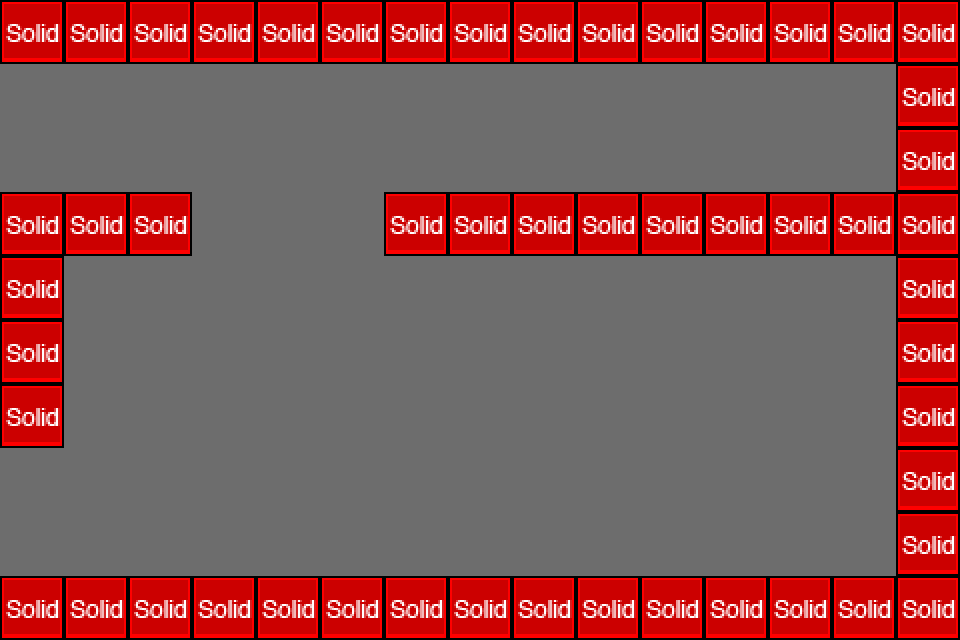

Rendered tile map (Tiled .tmx) drawn with the repository's tilesets; below, a short description and the map source with its tile grids summarised:
An orthogonal 15x10 tile map with 64x64 px tiles, 2 tile layers (foreground, collision), 2 tilesets and 13 objects (7x Coin, 2x Lock, Rock, Down, Key, ...).

<map version="1.0" orientation="orthogonal" width="15" height="10" tilewidth="64" tileheight="64" backgroundcolor="#6d6d6d">
 <properties>
  <property name="gravity" value="up" />
 </properties>
 <tileset firstgid="1" name="sand" tilewidth="64" tileheight="64">
  <image source="../img/map/sand-tiles-64x64.png" width="256" height="320" />
 </tileset>
 <tileset firstgid="21" name="metatiles" tilewidth="64" tileheight="64">
  <image source="../img/map/metatiles-64x64.png" width="320" height="64" />
  <tile id="0">
   <properties>
    <property name="type" value="solid" />
   </properties>
  </tile>
  <tile id="1">
   <properties>
    <property name="type" value="plataform" />
   </properties>
  </tile>
  <tile id="2">
   <properties>
    <property name="type" value="lslope" />
   </properties>
  </tile>
  <tile id="3">
   <properties>
    <property name="type" value="rslope" />
   </properties>
  </tile>
  <tile id="4">
   <properties>
    <property name="type" value="ladder" />
   </properties>
  </tile>
 </tileset>
 <imagelayer name="background" width="15" height="10">
  <image source="background01" />
 </imagelayer>
 <imagelayer name="foreground" width="15" height="10">
  <image source="foreground01" />
 </imagelayer>
 <layer name="foreground" width="15" height="10">
  <data>[150 cells, 48 non-empty, 17 distinct tile ids]</data>
 </layer>
 <layer name="collision" width="15" height="10">
  <data>[150 cells, 52 non-empty, 1 distinct tile ids]</data>
 </layer>
 <objectgroup name="objects" width="15" height="10">
  <object name="Rock" x="0" y="64" width="58" height="101">
   <properties>
    <property name="image" value="player-96x102" />
    <property name="spriteheight" value="102" />
    <property name="spritewidth" value="96" />
   </properties>
  </object>
  <object name="Coin" x="768" y="448" width="64" height="64" />
  <object name="Coin" x="704" y="448" width="64" height="64" />
  <object name="Coin" x="704" y="512" width="64" height="64" />
  <object name="Down" x="832" y="64" width="64" height="64" />
  <object name="Coin" x="832" y="448" width="64" height="64" />
  <object name="Coin" x="768" y="448" width="64" height="64" />
  <object name="Coin" x="768" y="512" width="64" height="64" />
  <object name="Coin" x="832" y="512" width="64" height="64" />
  <object name="Key" x="512" y="256" width="64" height="64" />
  <object name="Lock" x="0" y="512" width="64" height="64" />
  <object name="Lock" x="0" y="448" width="64" height="64" />
  <object name="Arrow" x="0" y="448" width="13" height="128">
   <properties>
    <property name="to" value="stage-01.12" />
   </properties>
  </object>
 </objectgroup>
</map>
